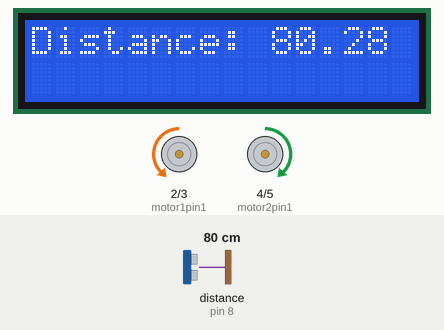
The sketch below on a simulated Arduino Uno, built with avr-gcc and run on an emulated ATmega328P. On the bench: 16×2 character LCD, motor-driver pin pairs drawn as motors (green arrow = first pin HIGH = forward, orange = second pin HIGH = backward, longer = more drive, scaled by the enable pin). Wiring (inferred from the names in the program): ultrasonic range finder: trigger pin 9; echo pin 8. Inputs (shaded band) come from the test bench; at power-on: distance to the obstacle (sensor on pin 8) 80 cm. The echo pulse lasts 58.3 µs per cm.

Above: at 1.2 s.
1.3 s: distance to the obstacle (sensor on pin 8) set to 29 cm
At 1.8 s:
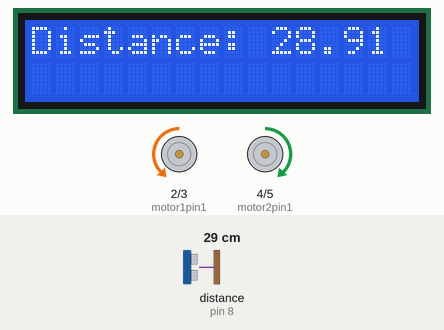
2.9 s: distance to the obstacle (sensor on pin 8) set to 24 cm
At 5.2 s:
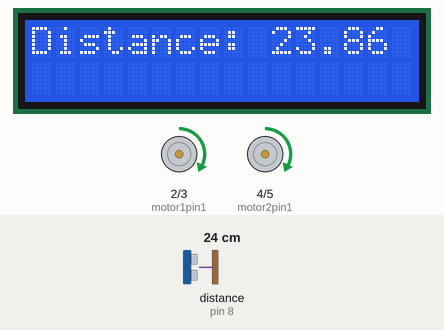
5.8 s: distance to the obstacle (sensor on pin 8) set to 2 cm
At 8.16 s:
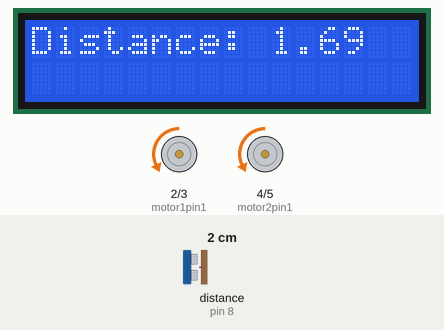
8.8 s: distance to the obstacle (sensor on pin 8) set to 120 cm
At 10.3 s:
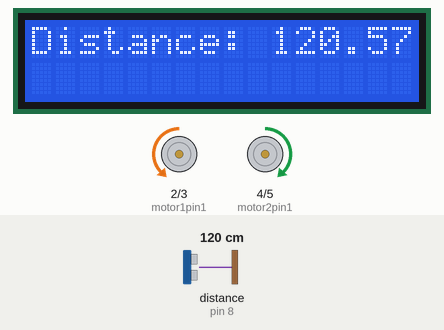
Timing chart, 0 to 11.8 s (numbered marks = the images above; inputs shaded):
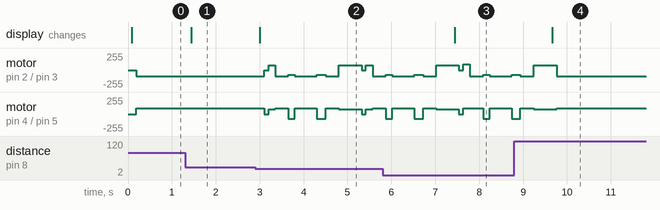

Measured:
- the behaviour switches between 26 and 25 cm on distance to the obstacle (sensor on pin 8) (found by bisection; images 1 and 2)
- after the input at 1.3 s, the display: changes after 0.14 s (image 1)
- after the input at 5.8 s, the display: changes after 1.6 s (image 3)
- after the input at 8.8 s, the display: changes after 0.87 s (image 4)

The sketch:

e_3-Junior_Semester-5_control_project_arduino_code_main_main.ino
```cpp
#include <LiquidCrystal_I2C.h>

//  Ultrasonic:
//    trig -> D9
//    echo -> D8
//  LCD:
//    scl -> A5
//    scd -> A4
//

LiquidCrystal_I2C lcd(0x27,16,2);

// functions
float get_distance() ;


// costants
const int temperature = 23 ; // as the speed of sound varies with temp
const float sound_speed = 332 +  .59 * temperature ;
const float MAX_SPEED = 255 ;
const int turn_speed = 70 ;
const int base_speed = 90 ;
// Pin defination
int trigPin = 9;
int echoPin = 8;

int motor1pin1 	  = 2;
int motor1pin2 	  = 3;

int motor2pin1 	  = 4;
int motor2pin2    = 5;

int motor1enable  = 10 ;
int motor2enable  = 11 ;
// variables
float distance ;


void setup()
{

	// initialize the lcd
	lcd.init();
	lcd.backlight();

	Serial.begin(9600);
	// initialize Ultrasonic pins
	pinMode(trigPin, OUTPUT);
	pinMode(echoPin, INPUT);

	pinMode(motor1pin1  , OUTPUT);
  	pinMode(motor1pin2  , OUTPUT);
  	pinMode(motor2pin1  , OUTPUT);
  	pinMode(motor2pin2  , OUTPUT);
  	pinMode(motor1enable, OUTPUT);
  	pinMode(motor2enable, OUTPUT);
}

float get_distance(){

	//local variables
	float duration_us ;
	float distance_cm ;
	// generate 10-microsecond pulse to TRIG pin
	digitalWrite(trigPin, HIGH);
	delayMicroseconds(10);
	digitalWrite(trigPin, LOW);

  	// measure duration of pulse from ECHO pin
  	duration_us = pulseIn(echoPin, HIGH);

  	// calculate the distance
	distance_cm = (sound_speed /10000)  * duration_us / 2;

  lcd.clear();
	lcd.setCursor(0,0);
	lcd.print("Distance:");
	lcd.setCursor(10,0);
	lcd.print(distance_cm) ;
	delay(100);
  if (distance_cm > 2000){
    distance_cm = 0.1 ;
  }
	return distance_cm ;
}

void RightMotor(float speed){

	if(speed < 0 ){ // back
		digitalWrite(motor1pin1 , HIGH);
		digitalWrite(motor1pin2 , LOW);

	}
	else{ // forward
		digitalWrite(motor1pin1 , LOW);
		digitalWrite(motor1pin2 , HIGH);

	}
	analogWrite(motor1enable , abs(speed));
}


void LeftMotor(float speed){

	if(speed < 0 ){ // back
		digitalWrite(motor2pin1 , LOW);
		digitalWrite(motor2pin2 , HIGH);

	}
	else{ // forward
		digitalWrite(motor2pin1 , HIGH);
		digitalWrite(motor2pin2 , LOW);

	}
	analogWrite(motor2enable , abs(speed));

}


void Forward(){

	analogWrite(motor1enable ,base_speed);
	analogWrite(motor2enable ,base_speed);

	digitalWrite(motor1pin1 , LOW);
	digitalWrite(motor1pin2 , HIGH);

	digitalWrite(motor2pin1 , HIGH);
	digitalWrite(motor2pin2 , LOW);

}


void Stop(){

	analogWrite(motor1enable ,0);
	analogWrite(motor2enable ,0);

	digitalWrite(motor1pin1 , LOW);
	digitalWrite(motor1pin2 , LOW);

	digitalWrite(motor2pin1 , LOW);
	digitalWrite(motor2pin2 , LOW);

}

void TurnLeft(){

	analogWrite(motor1enable ,turn_speed);
	analogWrite(motor2enable ,turn_speed);
	//Forward
	digitalWrite(motor1pin1 , LOW);
	digitalWrite(motor1pin2 , HIGH);
	// Backward
	digitalWrite(motor2pin1 , LOW);
	digitalWrite(motor2pin2 , HIGH);

}

void TurnRight(){

	analogWrite(motor1enable ,turn_speed);
	analogWrite(motor2enable ,turn_speed);
	//Forward
	digitalWrite(motor1pin1 , HIGH);
	digitalWrite(motor1pin2 , LOW);
	// Backward
	digitalWrite(motor2pin1 , HIGH);
	digitalWrite(motor2pin2 , LOW);

}

void loop() {

	distance = get_distance();
	Forward();
	if(distance <=25) {
	  Stop();
	  delay(100);

	  TurnRight();
	  delay(150);

	  Forward();
	  delay(300);

	  TurnLeft();
	  delay(150);

	  Forward();
	  delay(500);

	  TurnLeft();
	  delay(200);

	  Forward();
	  delay(300);

	  TurnRight();
	  delay(400);
	}


/*
  if (distance < 25 ){
    LeftMotor(-60) ;
    RightMotor(60) ;
    delay(150) ;
    LeftMotor(60) ;
    RightMotor(-60) ;
    delay(150) ;
  }
  */
}
```
